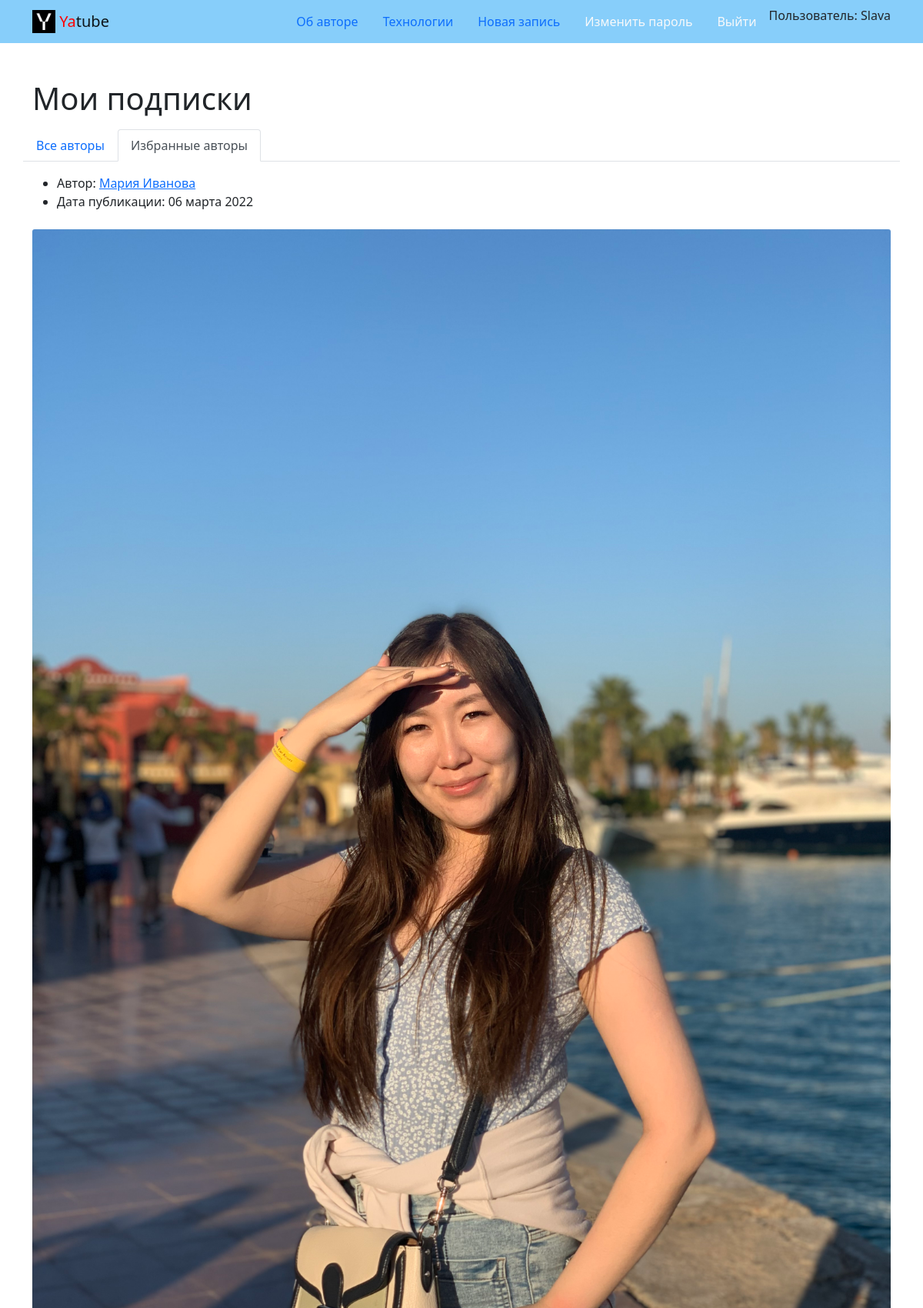
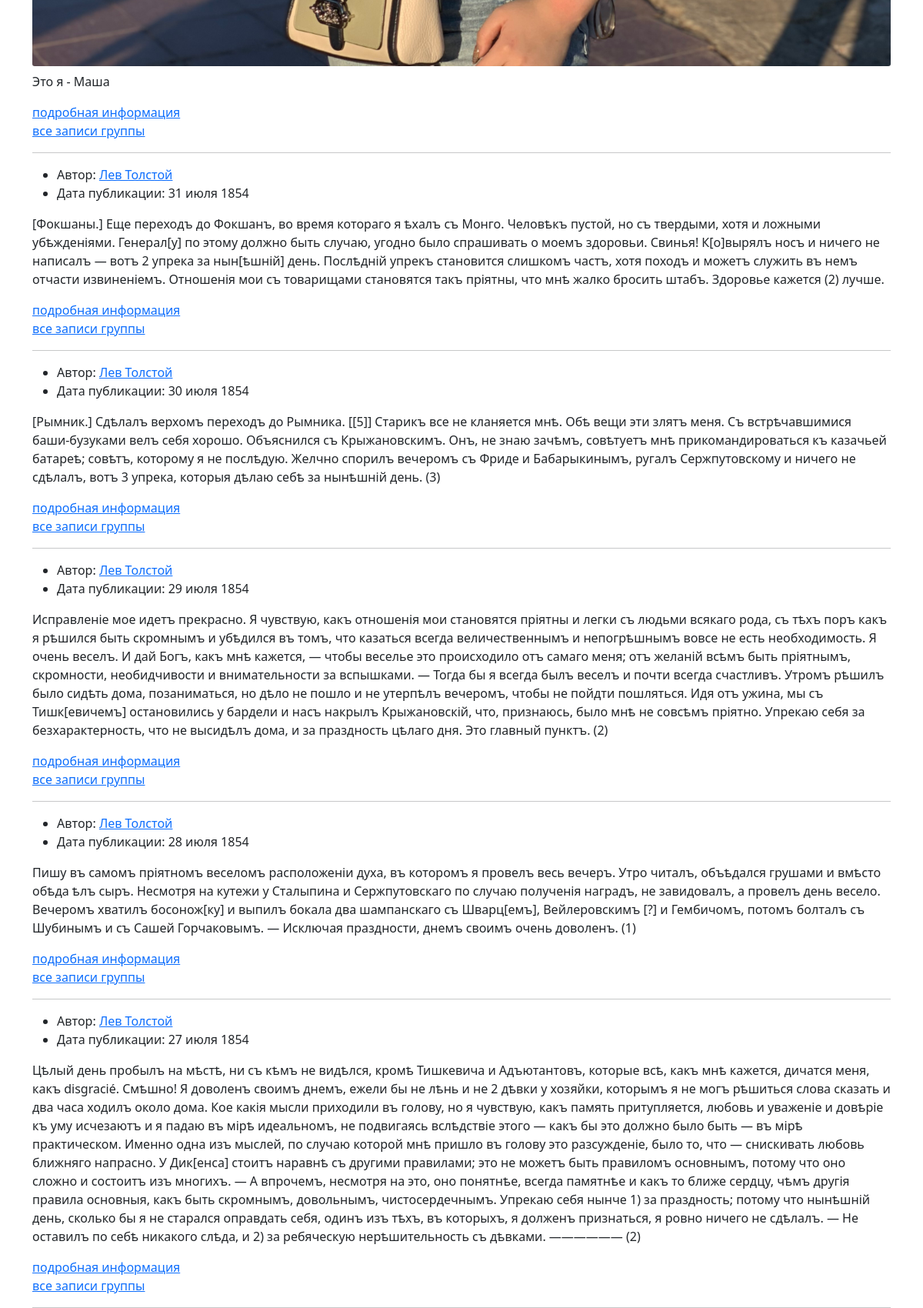
The app's page /follow/ (signed in, upper part) with its own data (2 pictures, top to bottom).
### posts/models.py (models this page shows, shortened)
class Post(CreatedModel):
    text = models.TextField(
        verbose_name='Текст поста',
        help_text='Введите текст поста',
    )
    author = models.ForeignKey(
        User,
        on_delete=models.CASCADE,
        related_name='posts',
        verbose_name='Автор',
    )
    group = models.ForeignKey(
        Group,
        on_delete=models.SET_NULL,
        related_name='posts',
        blank=True,
        null=True,
        verbose_name='Группа',
        help_text='Группа, к которой будет относиться пост',
    )
    image = models.ImageField(
        'Картинка',
        upload_to='posts/',
        blank=True,
    )
    class Meta:
        ordering = [
            '-pub_date',
        ]

### posts/views.py (the view)
# urls.py: path('follow/', views.follow_index, name='follow_index'),
@login_required
def follow_index(request):
    posts = Post.objects.filter(author__following__user=request.user)
    context = {
        'page_obj': get_page_obj(request, posts),
        'follow': True,
    }
    return render(request, 'posts/follow.html', context)

### core/context_processors/year.py (called while the page is built)
def year(request):
    now = date.today().year
    return {'year': now}

### posts/views.py (called while the page is built)
def get_page_obj(request, posts):
    paginator = Paginator(posts, POSTS_COUNT_PER_PAGE)
    page_number = request.GET.get('page')
    page_obj = paginator.get_page(page_number)
    return page_obj

### templates/posts/follow.html (shortened to what this page needs)
{% extends 'base.html' %}
{% block content %}
    <h1>Мои подписки</h1>
    {% include 'posts/includes/switcher.html' with follow=True %}
    {% for post in page_obj %}
      {% include 'posts/includes/post_list.html' %}
    {% endfor %}
{% endblock %}

### templates/includes/header.html (shortened to what this page needs)
{% load static %}
{% with request.resolver_match.view_name as view_name %}
  <nav class="navbar navbar-light" style="background-color: lightskyblue">
    <div class="container">
      <a class="navbar-brand" href="{% url 'posts:index' %}">
        <img src="{% static 'img/logo.png' %}" width="30" height="30" class="d-inline-block align-top" alt="">
        <span style="color:red">Ya</span>tube
      </a>
      <ul class="nav nav-pills">
        <li class="nav-item">
          <a class="nav-link {% if view_name  == 'about:author' %}active{% endif %}" href="{% url 'about:author' %}">Об авторе</a>
        </li>
        <li class="nav-item">
          <a class="nav-link {% if view_name  == 'about:tech' %}active{% endif %}" href="{% url 'about:tech' %}">Технологии</a>
        </li>
        {% if user.username %}
          <li class="nav-item">
            <a class="nav-link {% if view_name  == 'posts:post_create' %}active{% endif %}" href="{% url 'posts:post_create' %}">Новая запись</a>
          </li>
          <li class="nav-item">
            <a class="nav-link link-light {% if view_name  == 'users:password_change_form' %}active{% endif %}" href="{% url 'users:password_change_form' %}">Изменить пароль</a>
          </li>
          <li class="nav-item">
            <a class="nav-link link-light {% if view_name  == 'users:logout' %}active{% endif %}" href="{% url 'users:logout' %}">Выйти</a>
          </li>
          <li class="nav-item">
            Пользователь: {{ user.username }}
        {% endif %}
      </ul>
    </div>
  </nav>
{% endwith %}

### templates/posts/includes/post_list.html
{% load thumbnail %}
<article>
  <ul>
    <li>
      Автор:
      <a href="{% url 'posts:profile' post.author %}">{{ post.author.get_full_name }}</a>
    </li>
    <li>
      Дата публикации: {{ post.pub_date|date:"d E Y" }}
    </li>
  </ul>
  {% thumbnail post.image "960x339" crop="center" upscale=True as im %}
    <img class="card-img my-2" src="{{ im.url }}">
  {% endthumbnail %}
  <p>{{ post.text }}</p>
  <a href="{% url 'posts:post_detail' post.pk %}">подробная информация</a>
  <p>
    {% if post.group %}
      <a href="{% url 'posts:group_posts' post.group.slug %}">все записи группы</a>
    {% endif %}
  </p>
  {% if not forloop.last %}<hr>{% endif %}
</article>

### records on screen
Post: author.get_full_name "Мария Иванова", pub_date "06 марта 2022", text "Это я - Маша", shows "все записи группы"
Post: author.get_full_name "Лев Толстой", pub_date "31 июля 1854", text "[Фокшаны.] Еще переходъ до Фокшанъ, во время котораго я ѣхалъ съ Монго. Человѣкъ пустой, но съ твердыми, хотя и ложными убѣжденіями. Генерал[у] по этому должно быть случаю, угодно было спрашивать о моемъ здоровьи. Свинья! К[о]вырялъ носъ и ничего не написалъ — вотъ 2 упрека за нын[ѣшній] день. Послѣдній упрекъ становится слишкомъ частъ, хотя походъ и можетъ служить въ немъ отчасти извиненіемъ. Отношенія мои съ товарищами становятся такъ пріятны, что мнѣ жалко бросить штабъ. Здоровье кажется (2) лучше.", shows "все записи группы"
Post: author.get_full_name "Лев Толстой", pub_date "30 июля 1854", text "[Рымник.] Сдѣлалъ верхомъ переходъ до Рымника. [[5]] Старикъ все не кланяется мнѣ. Обѣ вещи эти злятъ меня. Съ встрѣчавшимися баши-бузуками велъ себя хорошо. Объяснился съ Крыжановскимъ. Онъ, не знаю зачѣмъ, совѣтуетъ мнѣ прикомандироваться къ казачьей батареѣ; совѣтъ, которому я не послѣдую. Желчно спорилъ вечеромъ съ Фриде и Бабарыкинымъ, ругалъ Сержпутовскому и ничего не сдѣлалъ, вотъ 3 упрека, которыя дѣлаю себѣ за нынѣшній день. (3)", shows "все записи группы"
Post: author.get_full_name "Лев Толстой", pub_date "29 июля 1854", text "Исправленіе мое идетъ прекрасно. Я чувствую, какъ отношенія мои становятся пріятны и легки съ людьми всякаго рода, съ тѣхъ поръ какъ я рѣшился быть скромнымъ и убѣдился въ томъ, что казаться всегда величественнымъ и непогрѣшнымъ вовсе не есть необходимость. Я очень веселъ. И дай Богъ, какъ мнѣ кажется, — чтобы веселье это происходило отъ самаго меня; отъ желаній всѣмъ быть пріятнымъ, скромности, необидчивости и внимательности за вспышками. — Тогда бы я всегда былъ веселъ и почти всегда счастливъ. Утромъ рѣшилъ было сидѣть дома, позаниматься, но дѣло не пошло и не утерпѣлъ вечеромъ, чтобы не пойдти пошляться. Идя отъ ужина, мы съ Тишк[евичемъ] остановились у бардели и насъ накрылъ…", shows "все записи группы"
Post: author.get_full_name "Лев Толстой", pub_date "28 июля 1854", text "Пишу въ самомъ пріятномъ веселомъ расположеніи духа, въ которомъ я провелъ весь вечеръ. Утро читалъ, объѣдался грушами и вмѣсто обѣда ѣлъ сыръ. Несмотря на кутежи у Сталыпина и Сержпутовскаго по случаю полученія наградъ, не завидовалъ, а провелъ день весело. Вечеромъ хватилъ босонож[ку] и выпилъ бокала два шампанскаго съ Шварц[емъ], Вейлеровскимъ [?] и Гембичомъ, потомъ болталъ съ Шубинымъ и съ Сашей Горчаковымъ. — Исключая праздности, днемъ своимъ очень доволенъ. (1)", shows "все записи группы"
Post: author.get_full_name "Лев Толстой", pub_date "27 июля 1854", text "Цѣлый день пробылъ на мѣстѣ, ни съ кѣмъ не видѣлся, кромѣ Тишкевича и Адъютантовъ, которые всѣ, какъ мнѣ кажется, дичатся меня, какъ disgracié. Смѣшно! Я доволенъ своимъ днемъ, ежели бы не лѣнь и не 2 дѣвки у хозяйки, которымъ я не могъ рѣшиться слова сказать и два часа ходилъ около дома. Кое какія мысли приходили въ голову, но я чувствую, какъ память притупляется, любовь и уваженіе и довѣріе къ уму исчезаютъ и я падаю въ мірѣ идеальномъ, не подвигаясь вслѣдствіе этого — какъ бы это должно было быть — въ мірѣ практическом. Именно одна изъ мыслей, по случаю которой мнѣ пришло въ голову это разсужденіе, было то, что — снискивать любовь ближняго напрасно. У Дик[енса] стоитъ наравнѣ съ другими…", shows "все записи группы"

### other values on screen
{{ user.username }} "Slava"
